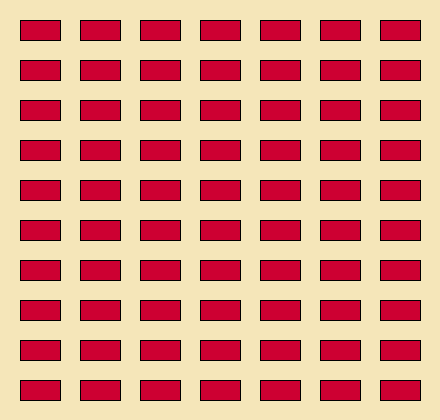
Frame 1 (no input)
Frame 2 (the mouse pressed at the canvas centre, redrawn once): identical to frame 1, image omitted

The Processing sketch that drew this single still picture (run headless with seeded random() and noise(); the mouse was pressed at the canvas centre and the sketch redrawn once):

// Processing sketch: Ejercicio20
// ── Ejercicio20.pde
int coorX, coorY;

void setup(){
  size(440,420);
  background(#F5E6B9);
  coorX = 20;
  coorY = 20;
}

void draw(){
  noLoop();
  fill(#CD0032);
  for(int columna = 1; columna <= 7; columna++){
    for(int fila = 1; fila <= 10; fila++){
      rect(coorX, coorY, 40, 20);
      coorY += 40;
    }
    coorY = 20;
    coorX += 60;
  }
}
